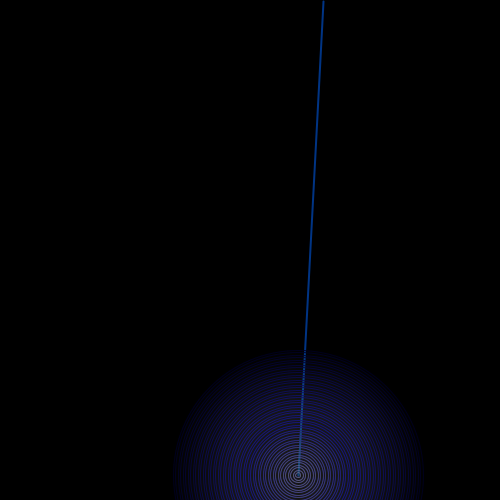
Frame 1 (no input)
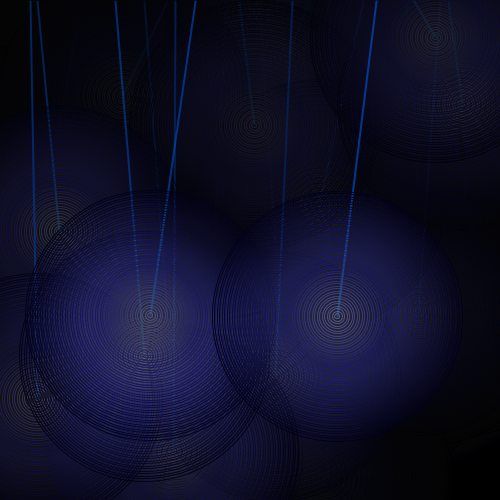
Frame 60 (the mouse pressed at the canvas centre just before this capture)
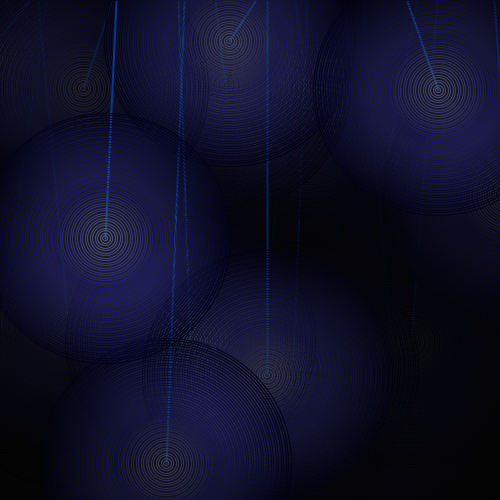
Frame 120 (the mouse held since frame 60 and released just before this capture)

The Processing sketch that drew these frames (run headless with seeded random() and noise(); from frame 60 on, the mouse is pressed at the canvas centre):

// Processing sketch: processing_121739
// ── processing_121739.pde

String[] lines = {"It", "was", "a", "dark", "and", "rainy", "night", "in", "the", "bottle."};
int tr = 0;
int ts = 0;

int linex[] = new int[10];
int liney[] = new int[10];

int i = 0;
int j = 0;
int posxs = 0;
int posys = 0;
int posxe = 0;
int posye = 0;
boolean flgx = true;
boolean flgy = true;

void setup(){
  frameRate(20);
  size(500,500);
  background(0);
  stroke(0);
  fill(0);
}


void draw(){

  funkfunc();

  fade();

}

void funkfunc(){
  
  posxs = int(random(1,width));
  posys = int(random(1,1));
  posxe = int(posxs + random(-50,50));
  posye = int(random(1,height));

  fill(0);
  strokeWeight(2);
  stroke(0,100,255,150);
  line(posxs, posys, posxe, posye);
  ripple();
  
}

void ripple() {
  for (int i = 0; i < 255; i = i+5) {
    strokeWeight(1);
    stroke(100-i, 100-i, 200-i/1.5, 200+i/5);
    fill(i, i, i, 1);
    ellipse(posxe, posye, i, i);
  }
}

void fade() {
  noStroke();
  fill(0,0,0, 30);
  rectMode(CORNER);
  rect(0, 0, width, height);
}

void mouseClicked() {
  for (int i = 0; i < 255; i = i+1) {
    strokeWeight(1);
    stroke(200-i/1.8, 100-i, 200-i/1.5, 200+i/5);
    fill(i, i, i, 1);
    ellipse(mouseX, mouseY, i, i);
  }
}

void mouseMoved() {
  stroke(0);
  fill(255);
  ts = int(random(1,100));
  tr = int(random(0,10));
  
  textSize(ts);
  text(lines[tr], mouseX, mouseY);

}
